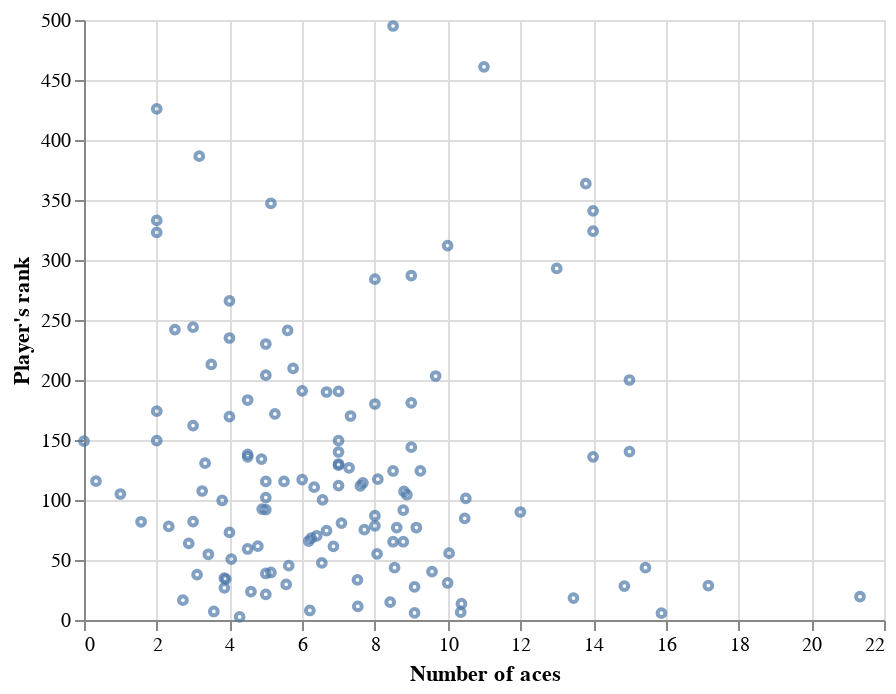

Notebook source saved alongside this figure:
### Code cell
tennis_chart_ace = (
    alt.Chart(tennis_train)
    .mark_point(size=15)
    .encode(
        x=alt.X("w_ace", title="Number of aces"),
        y=alt.Y("winner_rank", title="Player's rank", scale=alt.Scale(zero=False))
    )
)
tennis_chart_ace

### Figure 1 — Vega-Lite specification as saved in the notebook (floating-point values rounded to 4 significant figures; data arrays with more than 128 entries replaced by an {"elided": "..."} marker saying what was removed)
{"config": {"view": {"continuousWidth": 400, "continuousHeight": 300}}, "data": {"name": "data-db59c2d0818f9d1da370792bc90401e7"}, "mark": {"type": "point", "size": 15}, "encoding": {"x": {"field": "w_ace", "title": "Number of aces", "type": "quantitative"}, "y": {"field": "winner_rank", "scale": {"zero": false}, "title": "Player's rank", "type": "quantitative"}}, "$schema": "https://vega.github.io/schema/vega-lite/v4.17.0.json", "datasets": {"data-db59c2d0818f9d1da370792bc90401e7": {"elided": "129 records"}}}
